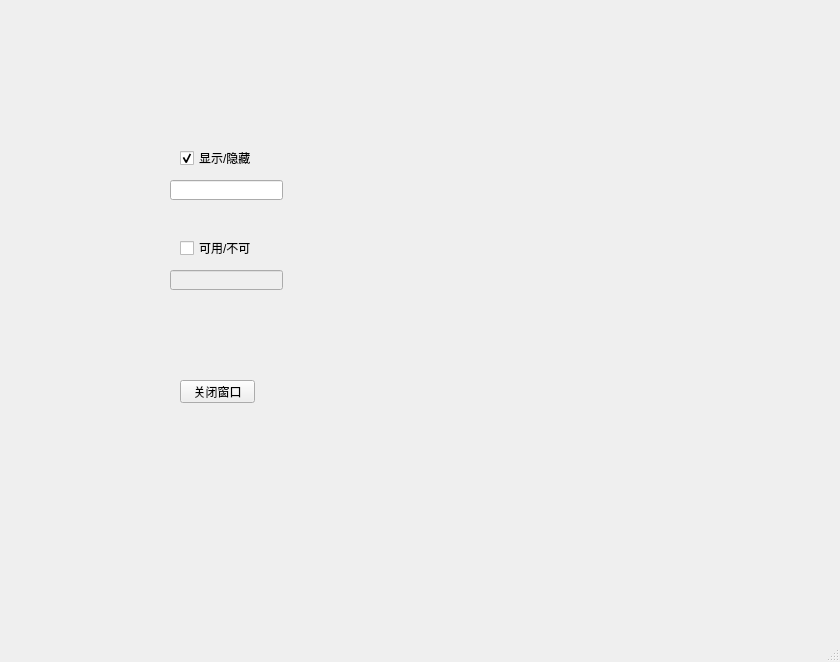
<?xml version="1.0" encoding="UTF-8"?>
<ui version="4.0">
 <class>MainWindow</class>
 <widget class="QMainWindow" name="MainWindow">
  <property name="geometry">
   <rect>
    <x>0</x>
    <y>0</y>
    <width>840</width>
    <height>662</height>
   </rect>
  </property>
  <property name="windowTitle">
   <string>MainWindow</string>
  </property>
  <widget class="QWidget" name="centralwidget">
   <widget class="QPushButton" name="pushButton">
    <property name="geometry">
     <rect>
      <x>180</x>
      <y>380</y>
      <width>75</width>
      <height>23</height>
     </rect>
    </property>
    <property name="text">
     <string>关闭窗口</string>
    </property>
   </widget>
   <widget class="QCheckBox" name="checkBox">
    <property name="enabled">
     <bool>true</bool>
    </property>
    <property name="geometry">
     <rect>
      <x>180</x>
      <y>150</y>
      <width>71</width>
      <height>16</height>
     </rect>
    </property>
    <property name="text">
     <string>显示/隐藏</string>
    </property>
    <property name="checked">
     <bool>true</bool>
    </property>
   </widget>
   <widget class="QCheckBox" name="checkBox_2">
    <property name="geometry">
     <rect>
      <x>180</x>
      <y>240</y>
      <width>71</width>
      <height>16</height>
     </rect>
    </property>
    <property name="text">
     <string>可用/不可用</string>
    </property>
   </widget>
   <widget class="QLineEdit" name="lineEdit">
    <property name="geometry">
     <rect>
      <x>170</x>
      <y>180</y>
      <width>113</width>
      <height>20</height>
     </rect>
    </property>
   </widget>
   <widget class="QLineEdit" name="lineEdit_2">
    <property name="enabled">
     <bool>false</bool>
    </property>
    <property name="geometry">
     <rect>
      <x>170</x>
      <y>270</y>
      <width>113</width>
      <height>20</height>
     </rect>
    </property>
   </widget>
  </widget>
  <widget class="QMenuBar" name="menubar">
   <property name="geometry">
    <rect>
     <x>0</x>
     <y>0</y>
     <width>840</width>
     <height>23</height>
    </rect>
   </property>
  </widget>
  <widget class="QStatusBar" name="statusbar"/>
 </widget>
 <resources/>
 <connections>
  <connection>
   <sender>pushButton</sender>
   <signal>clicked()</signal>
   <receiver>MainWindow</receiver>
   <slot>close()</slot>
   <hints>
    <hint type="sourcelabel">
     <x>224</x>
     <y>417</y>
    </hint>
    <hint type="destinationlabel">
     <x>255</x>
     <y>333</y>
    </hint>
   </hints>
  </connection>
  <connection>
   <sender>checkBox</sender>
   <signal>toggled(bool)</signal>
   <receiver>lineEdit</receiver>
   <slot>setVisible(bool)</slot>
   <hints>
    <hint type="sourcelabel">
     <x>226</x>
     <y>181</y>
    </hint>
    <hint type="destinationlabel">
     <x>229</x>
     <y>205</y>
    </hint>
   </hints>
  </connection>
  <connection>
   <sender>checkBox_2</sender>
   <signal>toggled(bool)</signal>
   <receiver>lineEdit_2</receiver>
   <slot>setEnabled(bool)</slot>
   <hints>
    <hint type="sourcelabel">
     <x>205</x>
     <y>271</y>
    </hint>
    <hint type="destinationlabel">
     <x>207</x>
     <y>297</y>
    </hint>
   </hints>
  </connection>
 </connections>
</ui>
